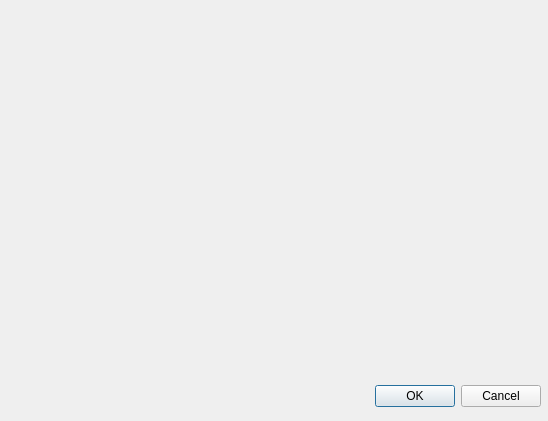
<?xml version="1.0" encoding="UTF-8"?>
<ui version="4.0">
 <class>Dialog</class>
 <widget class="QDialog" name="Dialog">
  <property name="geometry">
   <rect>
    <x>0</x>
    <y>0</y>
    <width>548</width>
    <height>421</height>
   </rect>
  </property>
  <property name="windowTitle">
   <string>Dialog</string>
  </property>
  <widget class="QDialogButtonBox" name="buttonBox">
   <property name="geometry">
    <rect>
     <x>200</x>
     <y>380</y>
     <width>341</width>
     <height>32</height>
    </rect>
   </property>
   <property name="orientation">
    <enum>Qt::Orientation::Horizontal</enum>
   </property>
   <property name="standardButtons">
    <set>QDialogButtonBox::StandardButton::Cancel|QDialogButtonBox::StandardButton::Ok</set>
   </property>
  </widget>
 </widget>
 <resources/>
 <connections>
  <connection>
   <sender>buttonBox</sender>
   <signal>accepted()</signal>
   <receiver>Dialog</receiver>
   <slot>accept()</slot>
   <hints>
    <hint type="sourcelabel">
     <x>248</x>
     <y>254</y>
    </hint>
    <hint type="destinationlabel">
     <x>157</x>
     <y>274</y>
    </hint>
   </hints>
  </connection>
  <connection>
   <sender>buttonBox</sender>
   <signal>rejected()</signal>
   <receiver>Dialog</receiver>
   <slot>reject()</slot>
   <hints>
    <hint type="sourcelabel">
     <x>316</x>
     <y>260</y>
    </hint>
    <hint type="destinationlabel">
     <x>286</x>
     <y>274</y>
    </hint>
   </hints>
  </connection>
 </connections>
</ui>
